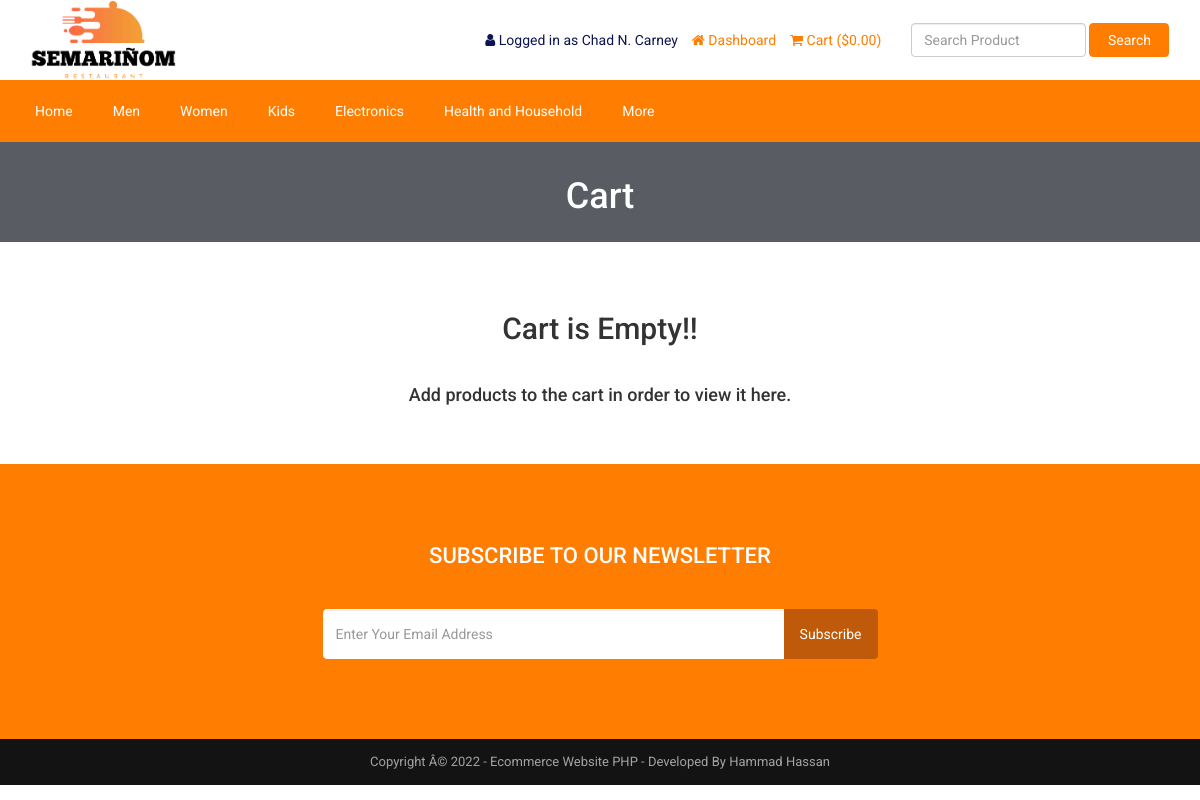
Page /cart.php (signed in) on the committed database.
### tables this page shows
CREATE TABLE `tbl_top_category` (
  `tcat_id` int(11) NOT NULL,
  `tcat_name` varchar(255) NOT NULL,
  `show_on_menu` int(1) NOT NULL
);

CREATE TABLE `tbl_settings` (
  `id` int(11) NOT NULL,
  `logo` text(255) NOT NULL,
  `favicon` text(255) NOT NULL,
  `footer_about` text NOT NULL,
  `footer_copyright` text NOT NULL,
  `contact_address` text NOT NULL,
  `contact_email` text(255) NOT NULL,
  `contact_phone` text(255) NOT NULL,
  `contact_fax` text(255) NOT NULL,
  `contact_map_iframe` text NOT NULL,
  `receive_email` text(255) NOT NULL,
  `receive_email_subject` text(255) NOT NULL,
  `receive_email_thank_you_message` text NOT NULL,
  `forget_password_message` text NOT NULL,
  `total_recent_post_footer` int(10) NOT NULL,
  `total_popular_post_footer` int(10) NOT NULL,
  `total_recent_post_sidebar` int(11) NOT NULL,
  `total_popular_post_sidebar` int(11) NOT NULL,
  `total_featured_product_home` int(11) NOT NULL,
  `total_latest_product_home` int(11) NOT NULL,
  `total_popular_product_home` int(11) NOT NULL,
  `meta_title_home` text NOT NULL,
  `meta_keyword_home` text NOT NULL,
  `meta_description_home` text NOT NULL,
  `banner_login` text(255) NOT NULL,
  `banner_registration` text(255) NOT NULL,
  `banner_forget_password` text(255) NOT NULL,
  `banner_reset_password` text(255) NOT NULL,
  `banner_search` text(255) NOT NULL,
  `banner_cart` text(255) NOT NULL,
  `banner_checkout` text(255) NOT NULL,
  `banner_product_category` text(255) NOT NULL,
  `banner_blog` text(255) NOT NULL,
  `cta_title` text(255) NOT NULL,
  `cta_content` text NOT NULL,
  `cta_read_more_text` text(255) NOT NULL,
  `cta_read_more_url` text(255) NOT NULL,
  `cta_photo` text(255) NOT NULL,
  `featured_product_title` text(255) NOT NULL,
  `featured_product_subtitle` text(255) NOT NULL,
  `latest_product_title` text(255) NOT NULL,
  `latest_product_subtitle` text(255) NOT NULL,
  `popular_product_title` text(255) NOT NULL,
  `popular_product_subtitle` text(255) NOT NULL,
  `testimonial_title` text(255) NOT NULL,
  `testimonial_subtitle` text(255) NOT NULL,
  `testimonial_photo` text(255) NOT NULL,
  `blog_title` text(255) NOT NULL,
  `blog_subtitle` text(255) NOT NULL,
  `newsletter_text` text NOT NULL,
  `paypal_email` text(255) NOT NULL,
  `stripe_public_key` text(255) NOT NULL,
  `stripe_secret_key` text(255) NOT NULL,
  `bank_detail` text NOT NULL,
  `before_head` text NOT NULL,
  `after_body` text NOT NULL,
  `before_body` text NOT NULL,
  `home_service_on_off` int(11) NOT NULL,
  `home_welcome_on_off` int(11) NOT NULL,
  `home_featured_product_on_off` int(11) NOT NULL,
  `home_latest_product_on_off` int(11) NOT NULL,
  `home_popular_product_on_off` int(11) NOT NULL,
  `home_testimonial_on_off` int(11) NOT NULL,
  `home_blog_on_off` int(11) NOT NULL,
  `newsletter_on_off` int(11) NOT NULL,
  `ads_above_welcome_on_off` int(1) NOT NULL,
  `ads_above_featured_product_on_off` int(1) NOT NULL,
  `ads_above_latest_product_on_off` int(1) NOT NULL,
  `ads_above_popular_product_on_off` int(1) NOT NULL,
  `ads_above_testimonial_on_off` int(1) NOT NULL,
  `ads_category_sidebar_on_off` int(1) NOT NULL
);

### cart.php (the view, shortened to what this page needs)
<?php require_once('header.php'); ?>
<?php
$statement = $pdo->prepare("SELECT * FROM tbl_settings WHERE id=1");
$statement->execute();
$result = $statement->fetchAll(PDO::FETCH_ASSOC);
foreach ($result as $row) {
    $banner_cart = $row['banner_cart'];
}
?>
<div class="page-banner" style="background-image: url(assets/uploads/<?php echo $banner_cart; ?>)">
    <div class="overlay"></div>
    <div class="page-banner-inner">
        <h1><?php echo LANG_VALUE_18; ?></h1>
    </div>
</div>
<div class="page">
	<div class="container">
		<div class="row">
			<div class="col-md-12">
                <?php if(!isset($_SESSION['cart_p_id'])): ?>
                    <?php echo '<h2 class="text-center">Cart is Empty!!</h2></br>'; ?>
                    <?php echo '<h4 class="text-center">Add products to the cart in order to view it here.</h4>'; ?>
                <?php endif; ?>
			</div>
		</div>
	</div>
</div>
<?php require_once('footer.php'); ?>

### header.php (shortened to what this page needs)
<?php
include("admin/inc/config.php");
$statement = $pdo->prepare("SELECT * FROM tbl_settings WHERE id=1");
$statement->execute();
$result = $statement->fetchAll(PDO::FETCH_ASSOC);
?>
<!DOCTYPE html>
<html lang="en">
<head>
	<link rel="stylesheet" href="assets/css/bootstrap.min.css">
	<link rel="stylesheet" href="assets/css/font-awesome.min.css">
	<link rel="stylesheet" href="assets/css/owl.carousel.min.css">
	<link rel="stylesheet" href="assets/css/owl.theme.default.min.css">
	<link rel="stylesheet" href="assets/css/jquery.bxslider.min.css">
    <link rel="stylesheet" href="assets/css/magnific-popup.css">
    <link rel="stylesheet" href="assets/css/rating.css">
	<link rel="stylesheet" href="assets/css/spacing.css">
	<link rel="stylesheet" href="assets/css/bootstrap-touch-slider.css">
	<link rel="stylesheet" href="assets/css/animate.min.css">
	<link rel="stylesheet" href="assets/css/tree-menu.css">
	<link rel="stylesheet" href="assets/css/select2.min.css">
	<link rel="stylesheet" href="assets/css/main.css">
	<link rel="stylesheet" href="assets/css/responsive.css">
</head>
<body>
<div class="header">
	<div class="container">
		<div class="row inner">
			<div class="col-md-4 logo">
				<a href="index.php"><img src="assets/uploads/logo2.png" alt="logo image"></a>
			</div>
			<div class="col-md-5 right">
				<ul>
					<?php
					if(isset($_SESSION['customer'])) {
						?>
						<li><i class="fa fa-user"></i> <?php echo LANG_VALUE_13; ?> <?php echo $_SESSION['customer']['cust_name']; ?></li>
						<li><a href="dashboard.php"><i class="fa fa-home"></i> <?php echo LANG_VALUE_89; ?></a></li>
						<?php
					} else {
						?>
						<li><a href="login.php"><i class="fa fa-sign-in"></i> <?php echo LANG_VALUE_9; ?></a></li>
						<li><a href="registration.php"><i class="fa fa-user-plus"></i> <?php echo LANG_VALUE_15; ?></a></li>
						<?php
					}
					?>
					<li><a href="cart.php"><i class="fa fa-shopping-cart"></i> <?php echo LANG_VALUE_18; ?> (<?php echo LANG_VALUE_1; ?><?php
					if(isset($_SESSION['cart_p_id'])) {
						$table_total_price = 0;
						$i=0;
	                    foreach($_SESSION['cart_p_qty'] as $key => $value)
	                    {
	                        $i++;
	                        $arr_cart_p_qty[$i] = $value;
	                    }                    $i=0;
	                    foreach($_SESSION['cart_p_current_price'] as $key => $value)
	                    {
	                        $i++;
	                        $arr_cart_p_current_price[$i] = $value;
	                    }
	                    for($i=1;$i<=count($arr_cart_p_qty);$i++) {
	                    	$row_total_price = $arr_cart_p_current_price[$i]*$arr_cart_p_qty[$i];
	                        $table_total_price = $table_total_price + $row_total_price;
	                    }
						echo $table_total_price;
					} else {
						echo '0.00';
					}
					?>)</a></li>
				</ul>
			</div>
			<div class="col-md-3 search-area">
				<form class="navbar-form navbar-left" role="search" action="search-result.php" method="get">
					<div class="form-group">
						<input type="text" class="form-control search-top" placeholder="<?php echo LANG_VALUE_2; ?>" name="search_text">
					</div>
					<button type="submit" class="btn btn-danger"><?php echo LANG_VALUE_3; ?></button>
				</form>
			</div>
		</div>
	</div>
</div>
<div class="nav">
	<div class="container">
		<div class="row">
			<div class="col-md-12 pl_0 pr_0">
				<div class="menu-container">
					<div class="menu">
						<ul>
							<li><a href="index.php">Home</a></li>
							<?php
							$statement = $pdo->prepare("SELECT * FROM tbl_top_category WHERE show_on_menu=1");
							$statement->execute();
							$result = $statement->fetchAll(PDO::FETCH_ASSOC);
							foreach ($result as $row) {
								?>
								<li><a href="product-category.php?id=<?php echo $row['tcat_id']; ?>&type=top-category"><?php echo $row['tcat_name']; ?></a>
								</li>
								<?php
							}
							?>
							<li><a href="">More</a>
							</li>
						</ul>
					</div>
				</div>
			</div>
		</div>
	</div>
</div>

### footer.php (shortened to what this page needs)
<?php
$statement = $pdo->prepare("SELECT * FROM tbl_settings WHERE id=1");
$statement->execute();
$result = $statement->fetchAll(PDO::FETCH_ASSOC);
foreach ($result as $row)
{
	$footer_copyright = $row['footer_copyright'];
    $newsletter_on_off = $row['newsletter_on_off'];
}
?>
<?php if($newsletter_on_off == 1): ?>
<section class="home-newsletter">
	<div class="container">
		<div class="row">
			<div class="col-md-6 col-md-offset-3">
				<div class="single">
				<form action="" method="post">
					<h2><?php echo LANG_VALUE_93; ?></h2>
					<div class="input-group">
			        	<input type="email" class="form-control" placeholder="<?php echo LANG_VALUE_95; ?>" name="email_subscribe">
			         	<span class="input-group-btn">
			         	<button class="btn btn-theme" type="submit" name="form_subscribe"><?php echo LANG_VALUE_92; ?></button>
			         	</span>
			        </div>
				</div>
			</div>
		</div>
	</div>
</section>
<?php endif; ?>
<div class="footer-bottom">
	<div class="container">
		<div class="row">
			<div class="col-md-12 copyright">
				<?php echo $footer_copyright; ?>
			</div>
		</div>
	</div>
</div>
</body>
</html>

### assets/css/main.css (style rules this page uses)
* { margin: 0; padding: 0; }
body { font-family: "Roboto", sans-serif; font-size: 14px; }
h1, h2, h3, h4, h5, h6 { font-family: "Roboto", sans-serif; }
a { text-decoration: none; }
.header { width: 100%; height: auto; background: #fff; }
.header .inner { height: auto; display: table; }
.header .logo { float: none; display: table-cell; vertical-align: middle; }
.header .logo img { max-width: 100%; height: 80px; }
.header .navbar-form .form-control { width: 300px; }
.header .search-area { float: none; display: table-cell; vertical-align: middle; }
.header .search-area .form-group { width: calc(100% - 84px); }
.header .search-area button { width: 80px; }
.header .search-area form { width: 100%; }
.header .right { float: none; display: table-cell; vertical-align: middle; padding-right: 0; }
.header .right ul { float: right; margin-bottom: 0; }
.header .right ul li { list-style-type: none; float: left; margin-left: 14px; color: #0d1452; }
.header .right ul li a { color: #ff7d00; }
.header .navbar-form .search-top { width: 100%; }
.nav { background: #ff7d00; }
.menu-container { width: 100%; margin: 0 auto; background: #ff7d00; }
.menu-dropdown-icon:before { content: "\f067"; font-family: "FontAwesome"; display: none; cursor: pointer; float: right; padding: 1.5em 2em; background: #fff; color: #333; }
.menu > ul { margin: 0 auto; width: 100%; list-style: none; padding: 0; position: relative; box-sizing: border-box; }
.menu > ul:before, .menu > ul:after { content: ""; display: table; }
.menu > ul:after { clear: both; }
.menu > ul > li { float: left; padding: 0; margin: 0; }
.menu > ul > li a { text-decoration: none; padding: 1.5em 20px; display: block; color: white; }
.footer-bottom { width: 100%; height: auto; background: #141314; padding: 14px 0; }
.footer-bottom .copyright { font-size: 13px; color: #a3a3a3; text-align: center; }
.page-banner { width: 100%; height: auto; background-repeat: no-repeat; background-position: center center; -webkit-background-size: cover; background-size: cover; position: relative; padding-top: 15px; padding-bottom: 15px; overflow: hidden; }
.page-banner .overlay { position: absolute; left: 0; top: 0; width: 100%; height: 100%; opacity: 0.7; background: #131921; }
.page-banner h1 { color: #fff; text-align: center; z-index: 999; position: relative; }
.page { width: 100%; height: auto; padding-top: 50px; padding-bottom: 50px; }
.home-newsletter { padding: 80px 0; background: #ff7d00; }
.home-newsletter .single { max-width: 650px; margin: 0 auto; text-align: center; position: relative; z-index: 2; }
.home-newsletter .single h2 { font-size: 22px; color: white; text-transform: uppercase; margin-bottom: 40px; margin-top: 0; }
.home-newsletter .single .form-control { height: 50px; border-color: white; outline: none; }
.home-newsletter .single .btn { min-height: 50px; background: #be5a09; color: white; padding-left: 15px; padding-right: 15px; }

### assets/css/responsive.css (style rules this page uses)
@media only screen and (min-width: 992px) { .header .inner { width: 100%; } }
@media only screen and (min-width: 992px) { .header .search-area { padding-right: 0; } }
@media only screen and (min-width: 992px) { .header .search-area form { padding-right: 0; } }
@media only screen and (min-width: 992px) { .header .container { padding-right: 0; } }

### rows in the picture
tbl_top_category: tcat_name "Men"
tbl_top_category: tcat_name "Women"
tbl_top_category: tcat_name "Kids"
tbl_top_category: tcat_name "Electronics"
tbl_top_category: tcat_name "Health and Household"
tbl_settings: footer_copyright "Copyright Â© 2022 - Ecommerce Website PHP - Developed By Hammad Hassan"

### other values in the picture
LANG_VALUE_13 "Logged in as"
$_SESSION['customer']['cust_name'] "Chad N. Carney"
LANG_VALUE_89 "Dashboard"
LANG_VALUE_18 "Cart"
LANG_VALUE_1 "$"
LANG_VALUE_3 "Search"
LANG_VALUE_93 "SUBSCRIBE TO OUR NEWSLETTER"
LANG_VALUE_92 "Subscribe"
